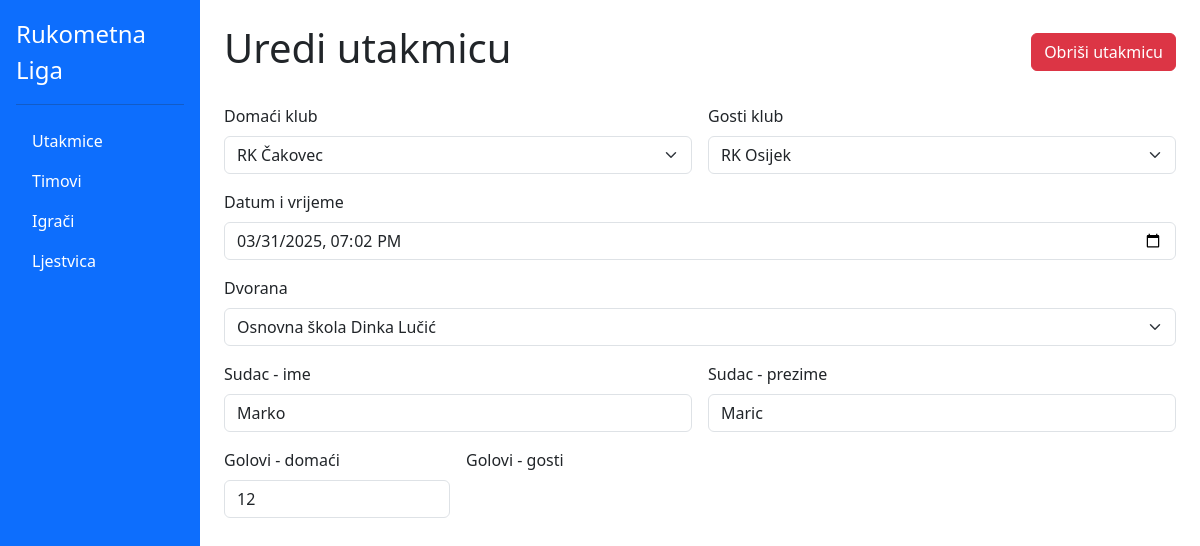
The page /edit_utakmica.php?id=61 on the database its author committed.
### tables this page shows
CREATE TABLE `utakmica` (
  `ID_utakmice` int(11) NOT NULL,
  `dvorana_ID` int(11) NOT NULL,
  `sudac_ID` int(11) NOT NULL,
  `datum_i_vrijeme_utakmice` datetime NOT NULL,
  `broj_gledatelja` int(11) NOT NULL,
  `klub_ID_gosti` int(11) NOT NULL,
  `klub_ID_domaci` int(11) NOT NULL,
  `gosti_golovi` int(11) NOT NULL,
  `domaci_golovi` int(11) NOT NULL
);

CREATE TABLE `sudci` (
  `ID_sudca` int(11) NOT NULL,
  `ime` varchar(25) NOT NULL,
  `prezime` varchar(25) NOT NULL
);

### edit_utakmica.php (the view, shortened to what this page needs)
<?php
include("db_connection.php");
$utakmica_id = intval($_GET['id']);
$sql_utakmica = "SELECT
    u.ID_utakmice,
    u.datum_i_vrijeme_utakmice,
    u.domaci_golovi,
    u.gosti_golovi,
    u.broj_gledatelja,
    d.naziv AS dvorana_naziv,
    s.ime AS sudac_ime,
    s.prezime AS sudac_prezime,
    k1.naziv AS domaci_klub,
    k2.naziv AS gosti_klub
FROM utakmica u
INNER JOIN dvorana d ON u.dvorana_ID = d.ID_dvorane
INNER JOIN sudci s ON u.sudac_ID = s.ID_sudca
INNER JOIN klub k1 ON u.klub_ID_domaci = k1.ID_kluba
INNER JOIN klub k2 ON u.klub_ID_gosti = k2.ID_kluba
WHERE u.ID_utakmice = ?";
$stmt = $conn->prepare($sql_utakmica);
$stmt->bind_param("i", $utakmica_id);
$stmt->execute();
$result = $stmt->get_result();
$utakmica = $result->fetch_assoc();
$klubovi = mysqli_query($conn, "SELECT ID_kluba, naziv FROM klub");
$dvorane = mysqli_query($conn, "SELECT ID_dvorane, naziv FROM dvorana");
?>
<!DOCTYPE html>
<html lang="hr">
<head>
    <link href="https://cdn.jsdelivr.net/npm/bootstrap@5.3.0/dist/css/bootstrap.min.css" rel="stylesheet">
</head>
<body>
    <div class="container-fluid">
        <div class="row">
            <div class="col-md-3 col-lg-2 d-flex flex-column flex-shrink-0 p-3 bg-primary" style="height: 100vh;">
                <a href="index.php" class="d-flex align-items-center mb-3 mb-md-0 me-md-auto text-white text-decoration-none">
                    <span class="fs-4">Rukometna Liga</span>
                </a>
                <hr>
                <ul class="nav nav-pills flex-column mb-auto">
                    <li class="nav-item">
                        <a href="utakmice.php" class="nav-link text-white">
                            Utakmice
                        </a>
                    </li>
                    <li>
                        <a href="timovi.php" class="nav-link text-white">
                            Timovi
                        </a>
                    </li>
                    <li>
                        <a href="igraci.php" class="nav-link text-white">
                            Igrači
                        </a>
                    </li>
                    <li>
                        <a href="ljestvica.php" class="nav-link text-white">
                            Ljestvica
                        </a>
                    </li>
                </ul>
            </div>
            <div class="col-md-9 col-lg-10 ms-sm-auto px-md-4">
                <div class="d-flex justify-content-between align-items-center mb-4 mt-4">
                    <h1>Uredi utakmicu</h1>
                    <form method="POST" class="d-inline">
                        <button type="submit" name="obrisi" class="btn btn-danger" onclick="return confirm('Jeste li sigurni da želite obrisati ovu utakmicu?')">Obriši utakmicu</button>
                    </form>
                </div>
                <form action="" method="POST" id="utakmicaForm">
                    <div class="row g-3">
                        <div class="col-md-6">
                            <label for="domaci_klub" class="form-label">Domaći klub</label>
                            <select class="form-select" id="domaci_klub" name="domaci_klub" required>
                                <?php while ($klub = mysqli_fetch_assoc($klubovi)): ?>
                                    <option value="<?= htmlspecialchars($klub['naziv']) ?>" <?= $klub['naziv'] == $utakmica['domaci_klub'] ? 'selected' : '' ?>>
                                        <?= htmlspecialchars($klub['naziv']) ?>
                                    </option>
                                <?php endwhile; ?>
                            </select>
                        </div>
                        <div class="col-md-6">
                            <label for="gosti_klub" class="form-label">Gosti klub</label>
                            <select class="form-select" id="gosti_klub" name="gosti_klub" required>
                                <?php mysqli_data_seek($klubovi, 0); ?>
                                <?php while ($klub = mysqli_fetch_assoc($klubovi)): ?>
                                    <option value="<?= htmlspecialchars($klub['naziv']) ?>" <?= $klub['naziv'] == $utakmica['gosti_klub'] ? 'selected' : '' ?>>
                                        <?= htmlspecialchars($klub['naziv']) ?>
                                    </option>
                                <?php endwhile; ?>
                            </select>
                        </div>
                        <div class="col-12">
                            <label for="datum_i_vrijeme_utakmice" class="form-label">Datum i vrijeme</label>
                            <input type="datetime-local" class="form-control" id="datum_i_vrijeme_utakmice"
                                   name="datum_i_vrijeme_utakmice"
                                   value="<?= date('Y-m-d\TH:i', strtotime($utakmica['datum_i_vrijeme_utakmice'])) ?>"
                                   required>
                        </div>
                        <div class="col-12">
                            <label for="dvorana_naziv" class="form-label">Dvorana</label>
                            <select class="form-select" id="dvorana_naziv" name="dvorana_naziv" required>
                                <?php while ($dvorana = mysqli_fetch_assoc($dvorane)): ?>
                                    <option value="<?= htmlspecialchars($dvorana['naziv']) ?>" <?= $dvorana['naziv'] == $utakmica['dvorana_naziv'] ? 'selected' : '' ?>>
                                        <?= htmlspecialchars($dvorana['naziv']) ?>
                                    </option>
                                <?php endwhile; ?>
                            </select>
                        </div>
                        <div class="col-md-6">
                            <label for="sudac_ime" class="form-label">Sudac - ime</label>
                            <input type="text" class="form-control" id="sudac_ime" name="sudac_ime"
                                   value="<?= htmlspecialchars($utakmica['sudac_ime']) ?>" required>
                        </div>
                        <div class="col-md-6">
                            <label for="sudac_prezime" class="form-label">Sudac - prezime</label>
                            <input type="text" class="form-control" id="sudac_prezime" name="sudac_prezime"
                                   value="<?= htmlspecialchars($utakmica['sudac_prezime']) ?>" required>
                        </div>
                        <div class="col-md-3">
                            <label for="domaci_golovi" class="form-label">Golovi - domaći</label>
                            <input type="number" class="form-control" id="domaci_golovi" name="domaci_golovi"
                                   value="<?= htmlspecialchars($utakmica['domaci_golovi']) ?>" min="0" required>
                        </div>
                        <div class="col-md-3">
                            <label for="gosti_golovi" class="form-label">Golovi - gosti

### rows shown on the page
utakmica: datum_i_vrijeme_utakmice "03/31/2025 19:02", sudac_ime "Marko", sudac_prezime "Maric", domaci_golovi "12"

### other values the page prints
form field domaci_klub "RK Čakovec"
form field gosti_klub "RK Osijek"
form field dvorana_naziv "Osnovna škola Dinka Lučić"
